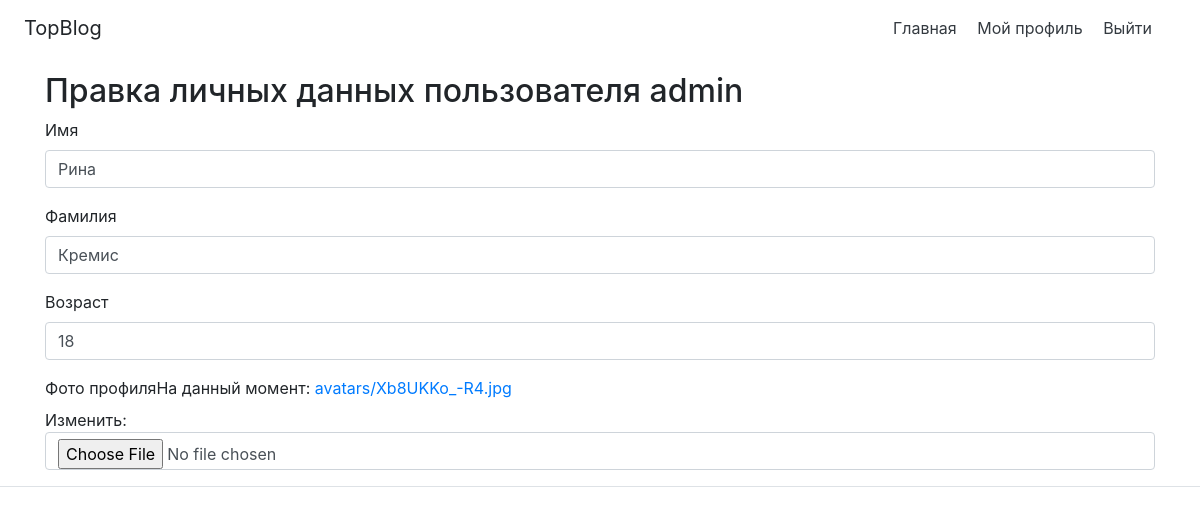
Screenshot of /edit/ (signed in) with the database file from the repository.
### main/models.py (models this page shows, shortened)
class CustomUser(AbstractUser):
    first_name = models.CharField(max_length=30, blank=True, null=True)
    last_name = models.CharField(max_length=30, blank=True, null=True)
    age = models.IntegerField(blank=True, null=True)
    avatar = models.ImageField(upload_to='avatars/', default=get_default_avatar)
    class Meta(AbstractUser.Meta):
        pass

### main/views.py (the view)
# urls.py: path('edit/', views.edit_user, name='edit_user'),
def edit_user(request):
    if request.method == 'POST':
        form = ChangeUserInfoForm(request.POST, request.FILES, instance=request.user)
        if form.is_valid():
            if 'delete_avatar' in request.POST:
                request.user.avatar.delete(save=True)
            form.save()
            return redirect('main:profile')
    else:
        form = ChangeUserInfoForm(instance=request.user)
    return render(request, 'main/change_user_info.html', {'form': form})

### main/forms.py (shortened to what this page needs)
class ChangeUserInfoForm(forms.ModelForm):
    first_name = forms.CharField(label='Имя')
    last_name = forms.CharField(label='Фамилия')
    age = forms.IntegerField(label='Возраст', max_value=100, required=False)
    avatar = forms.ImageField(label='Фото профиля', required=True)
    class Meta:
        model = CustomUser
        fields = ('first_name', 'last_name', 'age', 'avatar')

### blog/main/templates/main/change_user_info.html (shortened to what this page needs)
{% extends "main/index.html" %}
{% load bootstrap4 %}
{% block content %}
<h2>Правка личных данных пользователя {{ user.username }}</h2>
<form method="post" enctype="multipart/form-data">
   {% bootstrap_form form layout='horizontal' %}
</form>
{% endblock %}

### rows the page displays
CustomUser: username "admin", first_name "Рина", last_name "Кремис", age "18"
